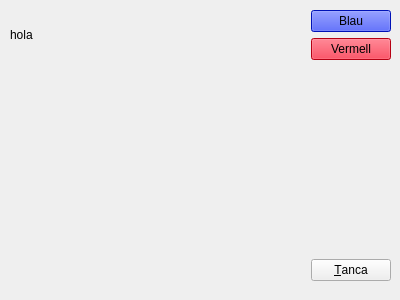
<?xml version="1.0" encoding="UTF-8"?>
<ui version="4.0">
 <class>Form</class>
 <widget class="QWidget" name="Form">
  <property name="geometry">
   <rect>
    <x>0</x>
    <y>0</y>
    <width>400</width>
    <height>300</height>
   </rect>
  </property>
  <property name="sizePolicy">
   <sizepolicy hsizetype="Fixed" vsizetype="Fixed">
    <horstretch>0</horstretch>
    <verstretch>0</verstretch>
   </sizepolicy>
  </property>
  <property name="windowTitle">
   <string>Exemple d'ús de Qt Designer</string>
  </property>
  <widget class="QWidget" name="">
   <property name="geometry">
    <rect>
     <x>10</x>
     <y>10</y>
     <width>381</width>
     <height>271</height>
    </rect>
   </property>
   <layout class="QVBoxLayout" name="verticalLayout_2">
    <item>
     <layout class="QHBoxLayout" name="horizontalLayout">
      <item>
       <widget class="MyLabel" name="label">
        <property name="text">
         <string>hola</string>
        </property>
       </widget>
      </item>
      <item>
       <layout class="QVBoxLayout" name="verticalLayout">
        <item>
         <widget class="QPushButton" name="pushButton">
          <property name="sizePolicy">
           <sizepolicy hsizetype="Fixed" vsizetype="Fixed">
            <horstretch>0</horstretch>
            <verstretch>0</verstretch>
           </sizepolicy>
          </property>
          <property name="styleSheet">
           <string notr="true">background-color: rgb(0, 25, 255);</string>
          </property>
          <property name="text">
           <string>Blau</string>
          </property>
         </widget>
        </item>
        <item>
         <widget class="QPushButton" name="pushButton_2">
          <property name="sizePolicy">
           <sizepolicy hsizetype="Fixed" vsizetype="Fixed">
            <horstretch>0</horstretch>
            <verstretch>0</verstretch>
           </sizepolicy>
          </property>
          <property name="styleSheet">
           <string notr="true">background-color: rgb(255, 0, 26);</string>
          </property>
          <property name="text">
           <string>Vermell</string>
          </property>
         </widget>
        </item>
       </layout>
      </item>
     </layout>
    </item>
    <item>
     <spacer name="verticalSpacer">
      <property name="orientation">
       <enum>Qt::Vertical</enum>
      </property>
      <property name="sizeHint" stdset="0">
       <size>
        <width>20</width>
        <height>40</height>
       </size>
      </property>
     </spacer>
    </item>
    <item>
     <layout class="QHBoxLayout" name="horizontalLayout_2">
      <item>
       <spacer name="horizontalSpacer">
        <property name="orientation">
         <enum>Qt::Horizontal</enum>
        </property>
        <property name="sizeHint" stdset="0">
         <size>
          <width>40</width>
          <height>20</height>
         </size>
        </property>
       </spacer>
      </item>
      <item>
       <widget class="QPushButton" name="pushButton_3">
        <property name="text">
         <string>&amp;Tanca</string>
        </property>
       </widget>
      </item>
     </layout>
    </item>
   </layout>
  </widget>
 </widget>
 <customwidgets>
  <customwidget>
   <class>MyLabel</class>
   <extends>QLabel</extends>
   <header>mylabel.h</header>
   <slots>
    <signal>emitColor(QColor)</signal>
    <slot>setModifiedText(QString)</slot>
    <slot>setRed()</slot>
    <slot>setBlue()</slot>
   </slots>
  </customwidget>
 </customwidgets>
 <resources/>
 <connections>
  <connection>
   <sender>pushButton_2</sender>
   <signal>clicked()</signal>
   <receiver>label</receiver>
   <slot>setRed()</slot>
   <hints>
    <hint type="sourcelabel">
     <x>237</x>
     <y>65</y>
    </hint>
    <hint type="destinationlabel">
     <x>72</x>
     <y>59</y>
    </hint>
   </hints>
  </connection>
  <connection>
   <sender>pushButton</sender>
   <signal>clicked()</signal>
   <receiver>label</receiver>
   <slot>setBlue()</slot>
   <hints>
    <hint type="sourcelabel">
     <x>221</x>
     <y>25</y>
    </hint>
    <hint type="destinationlabel">
     <x>180</x>
     <y>27</y>
    </hint>
   </hints>
  </connection>
  <connection>
   <sender>pushButton_3</sender>
   <signal>clicked()</signal>
   <receiver>Form</receiver>
   <slot>close()</slot>
   <hints>
    <hint type="sourcelabel">
     <x>314</x>
     <y>258</y>
    </hint>
    <hint type="destinationlabel">
     <x>213</x>
     <y>283</y>
    </hint>
   </hints>
  </connection>
 </connections>
</ui>
